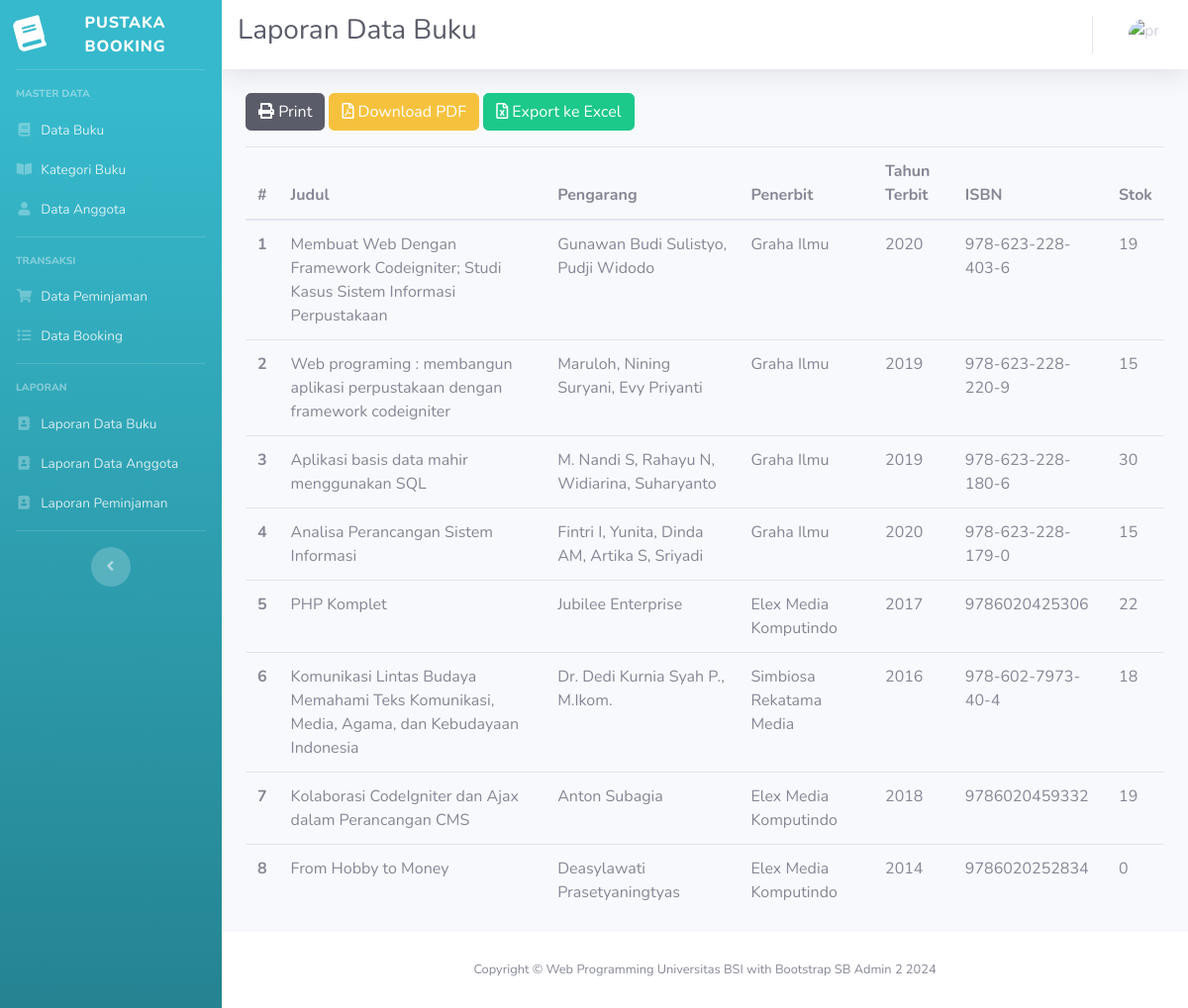
/index.php/laporan/laporanBuku, run on the app's committed database.
### tables this page shows
CREATE TABLE `buku` (
  `id` int(11) NOT NULL,
  `judul_buku` varchar(256) NOT NULL,
  `id_kategori` int(11) NOT NULL,
  `pengarang` varchar(128) NOT NULL,
  `penerbit` varchar(128) NOT NULL,
  `tahun_terbit` year(4) NOT NULL,
  `isbn` varchar(64) NOT NULL,
  `stok` int(11) NOT NULL,
  `dipinjam` int(11) NOT NULL,
  `dibooking` int(11) NOT NULL,
  `image` varchar(256) DEFAULT 'book-default-cover.jpg'
);

### application/controllers/Laporan.php (called while the page is built, shortened)
<?php defined('BASEPATH') or exit('No Direct Script Access Allowed');
class Laporan extends CI_Controller
{
    public function laporanBuku()
    {
        $data['judul'] = 'Laporan Data Buku';
        $data['user'] = $this->ModelUser->cekData(['email' => $this->session->userdata('email')])->row_array();
        $data['buku'] = $this->ModelBuku->getBuku()->result_array();
        $data['kategori'] = $this->ModelBuku->getKategori();
        $this->load->view('templates/header', $data);
        $this->load->view('templates/sidebar', $data);
        $this->load->view('templates/topbar', $data);
        $this->load->view('buku/laporan-buku', $data);
        $this->load->view('templates/footer');
    }
}

### index.php (called while the page is built, shortened)
<?php
require_once BASEPATH.'core/CodeIgniter.php';

### application/models/ModelBuku.php (called while the page is built, shortened)
<?php
class ModelBuku extends CI_Model
{
    public function getBuku()
    {
        return $this->db->get('buku');
    }
}

### application/views/buku/laporan-buku.php (the view, shortened to what this page needs)
<div class="container-fluid">
    <div class="row">
        <div class="col-lg-12">
            <a href="<?= base_url('laporan/cetakLaporanBuku'); ?>" class="btn btn-dark mb-3">
                <i class="fas fa-print"></i> Print
            </a>
            <a href="<?= base_url('laporan/laporanBukuPdf'); ?>" class="btn btn-warning mb-3">
                <i class="far fa-file-pdf"></i> Download PDF
            </a>
            <a href="<?= base_url('laporan/exportExcel'); ?>" class="btn btn-success mb-3">
                <i class="far fa-file-excel"></i> Export ke Excel
            </a>
            <table class="table table-hover">
                <thead>
                    <tr>
                        <th scope="col">#</th>
                        <th scope="col">Judul</th>
                        <th scope="col">Pengarang</th>
                        <th scope="col">Penerbit</th>
                        <th scope="col">Tahun Terbit</th>
                        <th scope="col">ISBN</th>
                        <th scope="col">Stok</th>
                    </tr>
                </thead>
                <tbody>
                    <?php $a = 1; foreach ($buku as $b) : ?>
                        <tr>
                            <th scope="row"><?= $a++; ?></th>
                            <td><?= $b['judul_buku']; ?></td>
                            <td><?= $b['pengarang']; ?></td>
                            <td><?= $b['penerbit']; ?></td>
                            <td><?= $b['tahun_terbit']; ?></td>
                            <td><?= $b['isbn']; ?></td>
                            <td><?= $b['stok']; ?></td>
                        </tr>
                    <?php endforeach; ?>
                </tbody>
            </table>
        </div>
    </div>
</div>
</div>

### data on the page
buku: judul_buku "Membuat Web Dengan Framework Codeigniter; Studi Kasus Sistem Informasi Perpustakaan", pengarang "Gunawan Budi Sulistyo, Pudji Widodo", penerbit "Graha Ilmu", tahun_terbit "2020", isbn "978-623-228-403-6", stok "19"
buku: judul_buku "Web programing : membangun aplikasi perpustakaan dengan framework codeigniter", pengarang "Maruloh, Nining Suryani, Evy Priyanti", penerbit "Graha Ilmu", tahun_terbit "2019", isbn "978-623-228-220-9", stok "15"
buku: judul_buku "Aplikasi basis data mahir menggunakan SQL", pengarang "M. Nandi S, Rahayu N, Widiarina, Suharyanto", penerbit "Graha Ilmu", tahun_terbit "2019", isbn "978-623-228-180-6", stok "30"
buku: judul_buku "Analisa Perancangan Sistem Informasi", pengarang "Fintri I, Yunita, Dinda AM, Artika S, Sriyadi", penerbit "Graha Ilmu", tahun_terbit "2020", isbn "978-623-228-179-0", stok "15"
buku: judul_buku "PHP Komplet", pengarang "Jubilee Enterprise", penerbit "Elex Media Komputindo", tahun_terbit "2017", isbn "9786020425306", stok "22"
buku: judul_buku "Komunikasi Lintas Budaya Memahami Teks Komunikasi, Media, Agama, dan Kebudayaan Indonesia", pengarang "Dr. Dedi Kurnia Syah P., M.Ikom.", penerbit "Simbiosa Rekatama Media", tahun_terbit "2016", isbn "978-602-7973-40-4", stok "18"
buku: judul_buku "Kolaborasi CodeIgniter dan Ajax dalam Perancangan CMS", pengarang "Anton Subagia", penerbit "Elex Media Komputindo", tahun_terbit "2018", isbn "9786020459332", stok "19"
buku: judul_buku "From Hobby to Money", pengarang "Deasylawati Prasetyaningtyas", penerbit "Elex Media Komputindo", tahun_terbit "2014", isbn "9786020252834", stok "0"

### other printed values
$judul "Laporan Data Buku"
